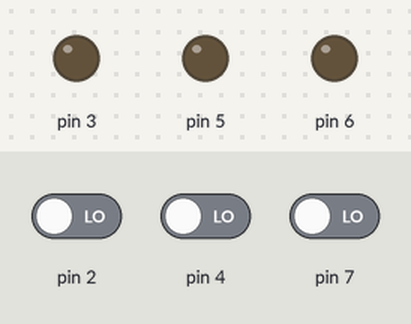
Bench run of a sketch on a simulated Arduino Uno, built with avr-gcc and run on an emulated ATmega328P. On the bench: output pins drawn as LEDs (lit = HIGH). The inputs (shaded band) are chosen by the test bench; at power-on: pin 7 LOW, pin 2 LOW, pin 4 LOW. What the sketch prints to the serial monitor is not drawn.

Above: at 1.2 s.
1.3 s: pin 7 driven HIGH
At 1.6 s:
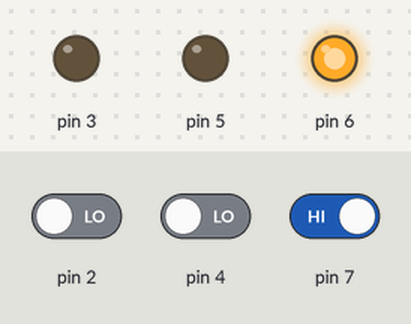
2.8 s: pin 2 driven HIGH
At 4.0 s:
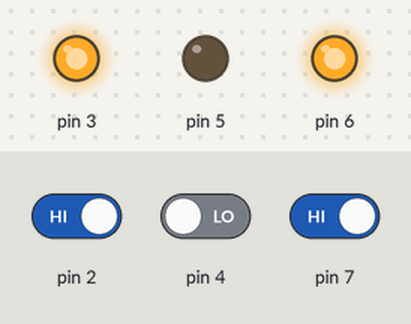
4.3 s: pin 4 driven HIGH
At 5.0 s:
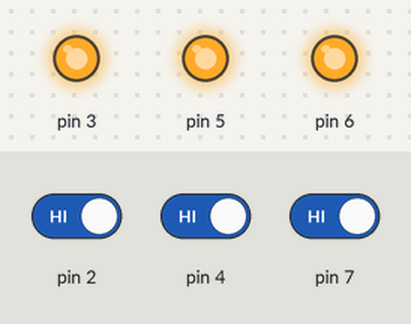
5.8 s: pin 2 driven LOW
At 6.2 s:
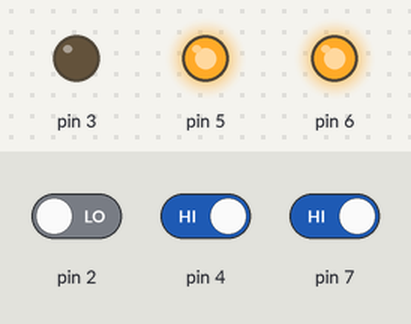
7.3 s: pin 7 driven LOW
At 8.5 s:
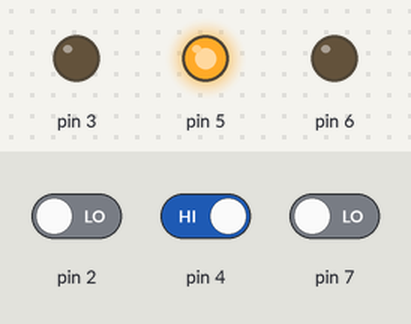
8.8 s: pin 2 driven HIGH
At 9.7 s:
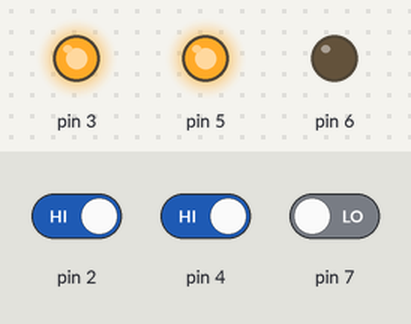
Timing chart, 0 to 11.3 s (numbered marks = the images above; inputs shaded):
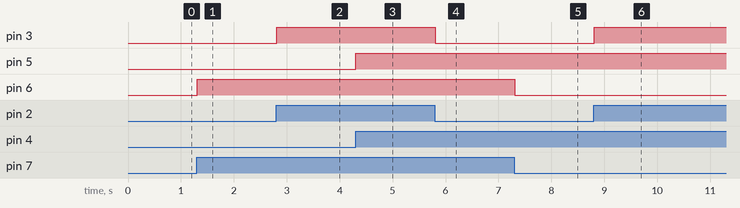

The sketch:

sketch_dec16d.ino
```cpp
void setup() {
  pinMode(3,OUTPUT);
  pinMode(5,OUTPUT);
  pinMode(6,OUTPUT);
  pinMode(2,INPUT);
  pinMode(4,INPUT);
  pinMode(7,INPUT);
  Serial.begin(9600);
}

void loop() {
  int btn1 = digitalRead(2);
  int btn2 = digitalRead(4);
  int btn3 = digitalRead(7);
  Serial.println(btn3);

  if(btn1 == 1){
    digitalWrite(3,HIGH);
  }else{
    digitalWrite(3,LOW);
  }

  if(btn2 == 1){
    digitalWrite(5,HIGH);
  }else{
    digitalWrite(5,LOW);
  }

  if(btn3 == 1){
    digitalWrite(6,HIGH);
  }else{
    digitalWrite(6,LOW);
  }
}
```

Measured:
- after the input at 1.3 s, pin 6: LOW → HIGH at once
- after the input at 2.8 s, pin 3: LOW → HIGH at once
- after the input at 4.3 s, pin 5: LOW → HIGH at once
- after the input at 5.8 s, pin 3: HIGH → LOW at once
- after the input at 7.3 s, pin 6: HIGH → LOW at once
- after the input at 8.8 s, pin 3: LOW → HIGH at once
